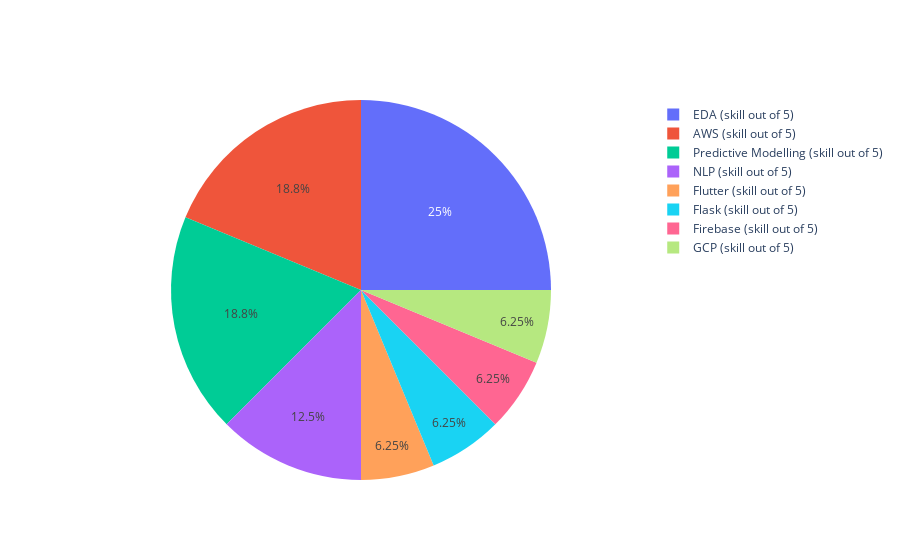

Notebook source saved alongside this figure:
### Code cell
data_col = df[df['College']=='Gitam university, Vizag']
labels = data_col.columns.tolist()[1:]
values = data_col.values.tolist()[0][1:]
trace = go.Pie(labels=labels, values=values)
dummy = [trace]
fig = go.Figure(data = dummy)
iplot(fig)

### Figure 1 — Plotly figure (JSON) as saved in the notebook; plotly's stock layout.template omitted (floating-point values rounded to 4 significant figures)
{"data": [{"labels": ["Flutter (skill out of 5)", "Flask (skill out of 5)", "Firebase (skill out of 5)", "GCP (skill out of 5)", "AWS (skill out of 5)", "Predictive Modelling (skill out of 5)", "EDA (skill out of 5)", "NLP (skill out of 5)"], "type": "pie", "values": [1, 1, 1, 1, 3, 3, 4, 2]}], "layout": {}}
